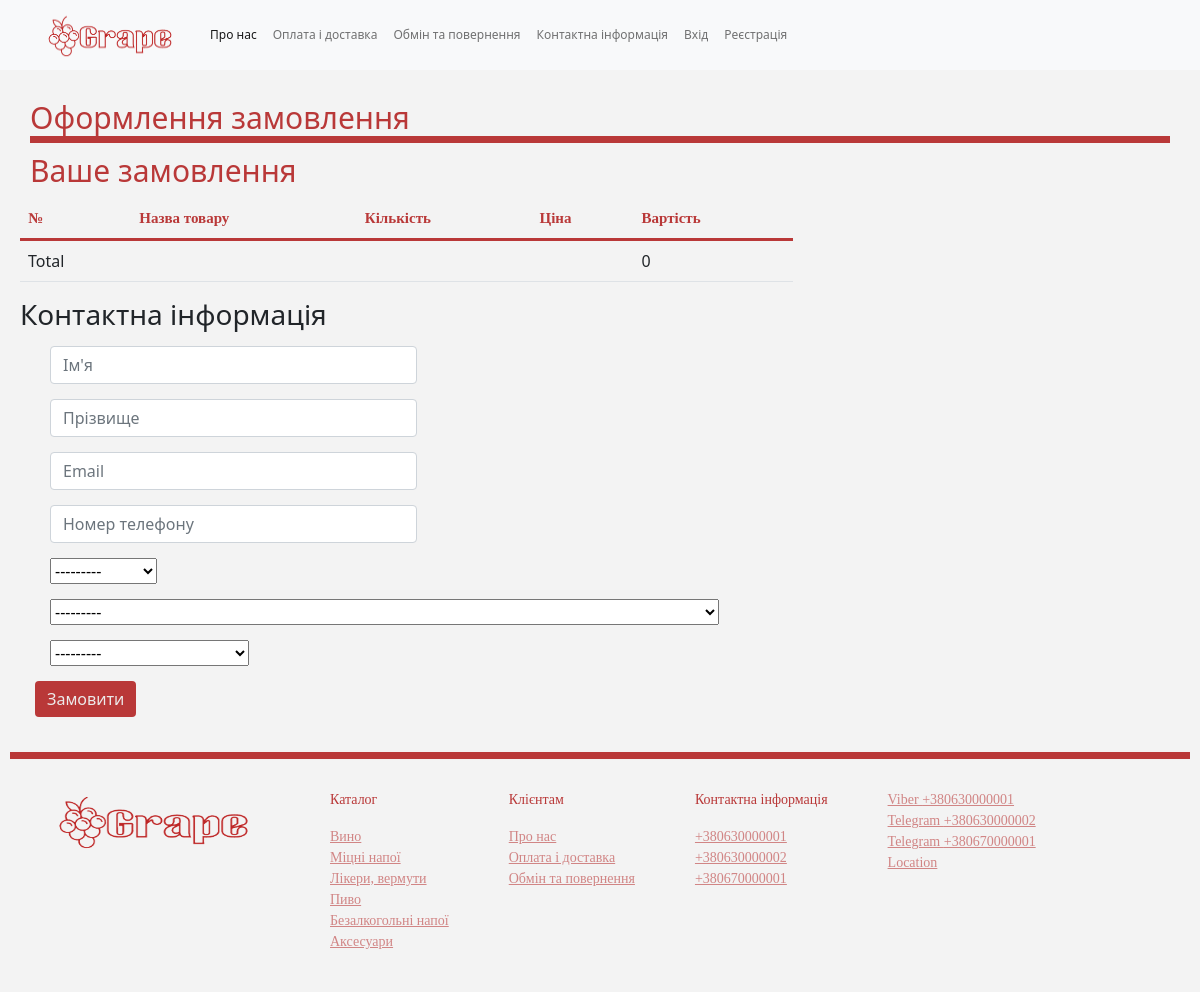
Screenshot of /order/create/ with the database file from the repository.
### order/models.py (models this page shows)
class City(models.Model):
    city = models.CharField(max_length=50)
    is_visible = models.BooleanField(default=True)
    class Meta:
        ordering = ('city',)
    def __str__(self):
        return f'{self.city}'

class Department(models.Model):
    department = models.IntegerField()
    city = models.ForeignKey(City, on_delete=models.CASCADE)
    address = models.TextField(max_length=300)
    is_visible = models.BooleanField(default=True)
    class Meta:
        ordering = ('department',)
    def __str__(self):
        return f'{self.city}, {self.address} Відділення № {self.department}'

### main_page/models.py (models this page shows, shortened)
class Category_good(models.Model):
    name = models.CharField(max_length=50, unique=True)
    is_visible = models.BooleanField(default=True)
    position = models.SmallIntegerField(unique=True)
    class Meta:
        ordering = ('position',)

class Phone(models.Model):
    phone_val = RegexValidator(regex=r'^\+?3?8?0\d{2}[- ]?(\d[- ]?){7}$', message='Не вірний формат номера')
    phone = models.CharField(max_length=16, validators=[phone_val])
    is_visible = models.BooleanField(default=True)
    is_viber = models.BooleanField(default=False)
    is_telegram = models.BooleanField(default=False)
    def __str__(self):
        return f'{self.phone}'

class Address(models.Model):
    address = models.CharField(max_length=250)
    is_visible = models.BooleanField(default=True)

### order/views.py (the view)
# urls.py: path('create/', views.order_create, name='order_create'),
def order_create(request):
    cart = Cart(request)
    if request.method == 'POST':
        form = OrderForm(request.POST)
        if form.is_valid():
            order = form.save()
            for item in cart:
                OrderItems.objects.create(order=order, product=item['product'], price=item['price'],
                                         quantity=item['quantity'])
            order.save()
            cart.clear()
            return render(request, 'order_created.html', {'order': order})
    else:
        form = OrderForm()
    return render(request, 'order_form.html', context={'cart': cart, 'form': form})

### cart/cart.py (called while the page is built)
    def get_total_price(self):
        return sum(Decimal(item['price']) * item['quantity'] for item in self.cart.values())

    def __len__(self):
        return sum(item['quantity'] for item in self.cart.values())

### cart/context_processor.py (called while the page is built)
def cart(request):
    return {'cart': Cart(request)}

### main_page/context_processor.py (called while the page is built)
def getting_category(request):
    category = Category_good.objects.filter(is_visible=True)
    return locals()

def getting_number(request):
    phone = Phone.objects.filter(is_visible=True)
    return locals()

def getting_mail(request):
    mails = Email_adress.objects.filter(is_visible=True)
    return locals()

def getting_address(request):
    location = Address.objects.filter(is_visible=True)
    return locals()

### order/models.py (called while the page is built)
    def __str__(self):
        return f'{self.method}'

### order/templates/order_form.html (shortened to what this page needs)
{% extends 'project.html' %}
{% block bare_content %}
<section class="order">
    <div class="context">
    <h2>Оформлення замовлення</h2>
    <div class="col-lg-8">
        <h3>Ваше замовлення</h3>
    <table class="table table-hover"  width="500px">
      <thead>
          <tr>
              <th>№</th>
              <th>Назва товару</th>
              <th>Кількість</th>
              <th>Ціна</th>
              <th>Вартість</th>
          </tr>
        </thead>
        <tbody>
            <tr class="total">
              <td>
                  Total
              </td>
              <td colspan="3">
              </td>
              <td class="num">
                  {{ cart.get_total_price }}
              </td>
          </tr>
        </tbody>
    </table>
    </div>
</div>
    <form method="POST">
      <h3>Контактна інформація</h3>
        <div class="order-form">
            <div class="order-form">
              <div class="col-lg-4 col-md-6 form-group mt-3 mt-md-0">
                   {{ form.name }}
              </div>
              <div class="col-lg-4 col-md-6 form-group mt-3 mt-md-0">
                  {{ form.last_name }}
              </div>
            </div>
            <div class="order-form">
              <div class="col-lg-4 col-md-6 form-group mt-3 mt-md-0">
                   {{ form.email }}
              </div>
              <div class="col-lg-4 col-md-6 form-group mt-3 mt-md-0">
                  {{ form.phone }}
              </div>
        </div>
            <div class="order-form">
              <div class="col-lg-4 col-md-6 form-group mt-3 mt-md-0">
                   {{ form.city }}
              </div>
              <div class="col-lg-4 col-md-6 form-group mt-3 mt-md-0">
                    {{ form.department }}
              </div>
              <div class="col-lg-4 col-md-6 form-group mt-3 mt-md-0">
                  {{ form.pay_method }}
              </div>
            </div>
            <button class="btn btn-primary" type="submit">Замовити</button>
        </div>
    </form>
</section>
{% endblock %}

### templates/project.html (shortened to what this page needs)
{% load static %}
<!DOCTYPE html>
<html lang="ukr">
    <head>
        <link href="https://cdn.jsdelivr.net/npm/bootstrap@5.0.2/dist/css/bootstrap.min.css" rel="stylesheet">
        <link rel="stylesheet" href="{% static "assets/css/style.css" %}">
    </head>
    <body>
      <section>
        <nav class="navbar navbar-expand-lg navbar-light bg-light">
            <div class="container-fluid">
              <a class="navbar-brand" href="{% url 'main_page:main' %}"><img src="{% static "assets/img/Grape-depositphotos-bgremover.png" %}" class="grape"></a>
              <div class="collapse navbar-collapse" id="navbarNavAltMarkup">
                <div class="navbar-nav">
                <ul class="navbar-nav">
                <li class="nav-item">
                  <a class="nav-link active" aria-current="page" href="#">Про нас</a>
                </li>
                <li class="nav-item">
                  <a class="nav-link" href="{% url 'conditions:delivery' %}">Оплата і доставка</a>
                </li>
                <li class="nav-item">
                  <a class="nav-link" href="{% url 'conditions:swap' %}">Обмін та повернення</a>
                </li>
                <li class="nav-item">
                  <a class="nav-link" href="#contact">Контактна інформація</a>
                </li>
                    <div class="navbar-nav" >
                        {% if not user.is_active %}
                            <li class="nav-item">
                          <a class="nav-link" href="{% url "account:login" %}">Вхід</a>
                            </li>
                        <li class="nav-item">
                          <a class="nav-link" href="{% url "account:registration" %}">Реєстрація</a>
                            </li>
                        {% else %}
                        <li class="nav-item">
                            <a class="nav-link" href="{% url "account:logout" %}">Вихід</a>
                            </li>
                        {% endif %}
                    </ul>
                    </div>
                </div>
              </div>
          </nav>
        </section>
{% block bare_content %}{% endblock %}
    <section id="contact">
      <div class="cards">
        <div class="">
            <img src="{% static "assets/img/Grape-depositphotos-bgremover.png" %}" alt="">
        </div>
        <div class="card">
            <p class="">Каталог</p>
            {% for cat in category %}
                <a href="#" class="" type="submit">{{ cat.name }}</a>
            {% endfor %}
        </div>
        <div class="card">
          <p class="" >Клієнтам</p>
          <a href="#" class="" type="submit">Про нас</a>
          <a href="{% url 'conditions:delivery' %}" class="" type="submit">Оплата і доставка</a>
          <a href="{% url 'conditions:swap' %}" class="" type="submit">Обмін та повернення</a>
        </div>
        <div class="card">
          <p class="" >Контактна інформація</p>
            {% for number in phone %}
                <a href="" class="" type="submit">{{ number.phone }}</a>
            {% endfor %}
        </div>
        <div class="card">
            {% for number in phone %}
                {% if number.is_viber %}
                    <a href="viber://chat?number={{ number }}" class="viber" type="submit">Viber {{ number }}</a>
                {% endif %}
                {% if number.is_telegram %}
                    <a href="https://t.me/{{ number }}" class="" type="submit">Telegram {{ number }}</a>
                {% endif %}
            {% endfor %}
            {% for loc in location %}
                <a href="#" class="" type="submit">{{ loc.address }}</a>
            {% endfor %}
        </div>
    </div>
    </section>
    </body>
</html>

### static/assets/css/style.css (style rules this page uses)
body { background-color: rgb(243, 243, 243); }
.container-fluid a img { width: 150px; height: 50px; }
.navbar { padding: 0; }
.navbar ul { margin: 0; padding: 0; display: flex; list-style: none; align-items: center; }
.navbar li { position: relative; }
.navbar a, .navbar a:focus { display: flex; align-items: center; justify-content: space-between; padding: 10px 0 10px 24px; font-size: 12px; font-weight: 500; color: rgb(14, 1, 1); white-space: nowrap; transition: 0.3s; }
.navbar a:hover, .navbar .active, .navbar .active:focus, .navbar li:hover>a { color: #e90606; }
.btn-primary { color: rgb(236, 234, 234); background: rgb(185, 56, 56); border: rgb(63, 7, 7); }
.cards { display: flex; border-top: 7px solid rgb(185, 56, 56); margin: 10px; text-align: left; font-size: 14px; color: rgba(185, 56, 56, 0.589); font-family: cyrillic; }
.cards .card { padding: 20px; }
.cards img { width: 250px; height: 84px; margin: 20px; padding: 10px; align-items:center; justify-content: center; }
.card { margin: 10px; background: local; border: rgb(243, 243, 243);; color: rgb(185, 56, 56); }
.cards .card a { color: rgba(185, 56, 56, 0.589); }
.context h2 { margin: 10px; font-size: 30px; border-bottom: 7px solid rgb(185, 56, 56); color: rgb(185, 56, 56); }
.context h3 { margin: 10px; font-size: 30px; color: rgb(185, 56, 56); }
.context table thead tr { font-size: 15px; border-bottom: 3px solid rgb(185, 56, 56); color: rgb(185, 56, 56); font-family: cyrillic; }
.order-form { margin: 15px; }
.order-form .col-lg-4 { margin-bottom: 15px; }
.order { margin: 15px; padding: 5px; }

### rows the page displays
City: city "---------"
Department: department "---------"
Category_good: name "Вино"
Category_good: name "Міцні напої"
Category_good: name "Лікери, вермути"
Category_good: name "Пиво"
Category_good: name "Безалкогольні напої"
Category_good: name "Аксесуари"
Phone: phone "+380630000001"
Phone: phone "+380630000002"
Phone: phone "+380670000001"
Address: address "Location"

### other values shown
{{ cart.get_total_price }} "0"
